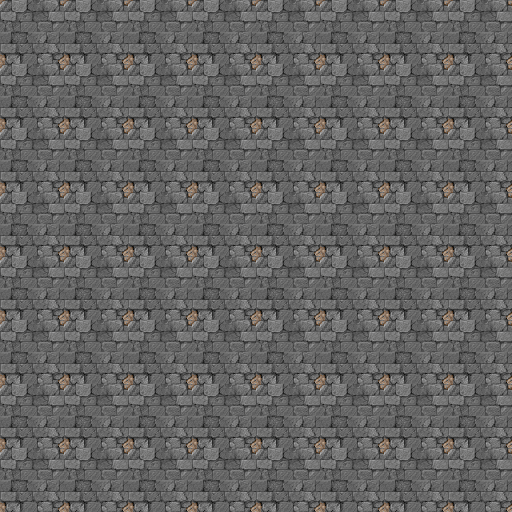

A 2D game scene composited from a Tiled map and its tileset images. What follows is a short description and the map's XML, with each tile layer's data collapsed to a summary:
An orthogonal 8x8 tile map with 64x64 px tiles, 1 tile layer (Tile Layer 1).

<map version="1.0" orientation="orthogonal" renderorder="left-up" width="8" height="8" tilewidth="64" tileheight="64" nextobjectid="1">
 <tileset firstgid="1" name="terrain" tilewidth="64" tileheight="64" tilecount="64" columns="8">
  <image source="terrain.png" trans="ff00ff" width="512" height="512" />
 </tileset>
 <layer name="Tile Layer 1" width="8" height="8">
  <data>[64 cells, 64 non-empty, 1 distinct tile ids]</data>
 </layer>
</map>
